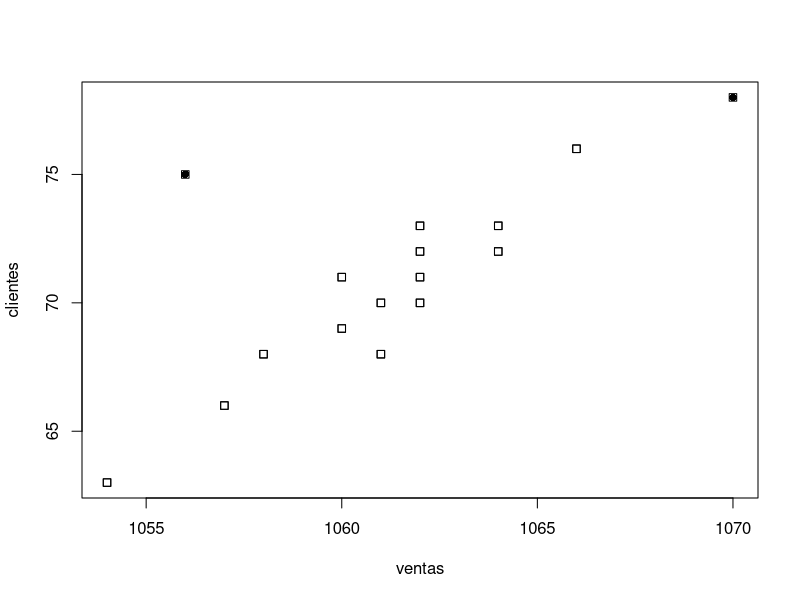
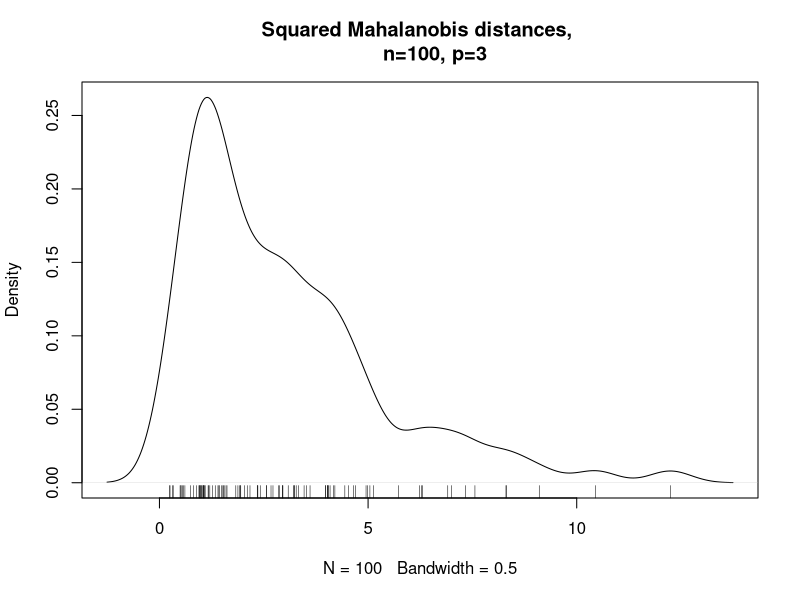
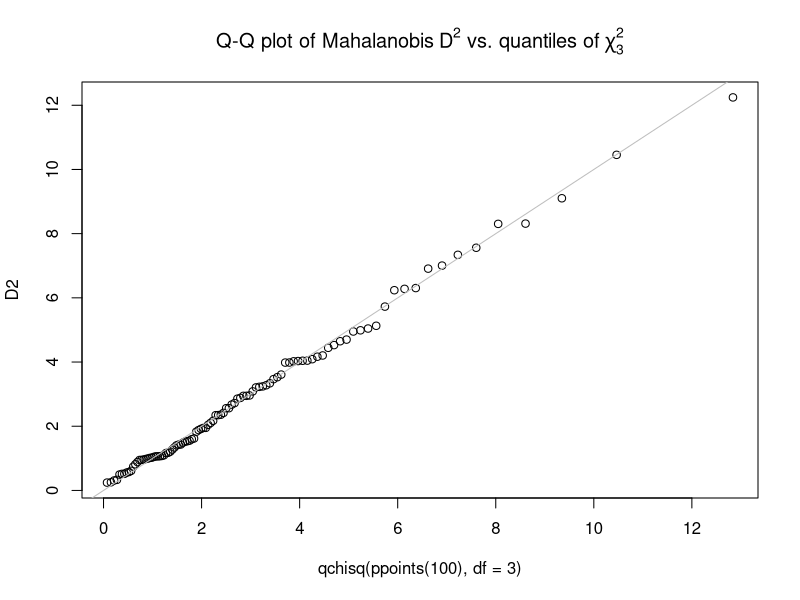
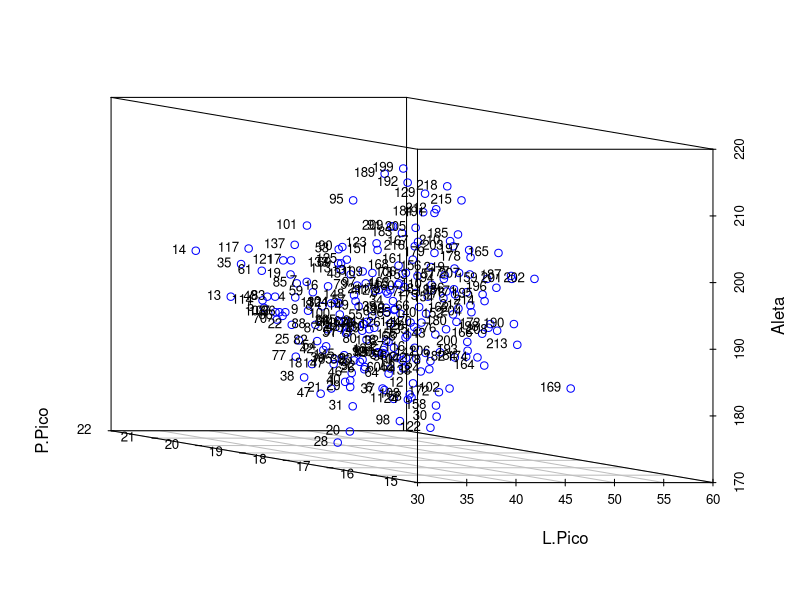
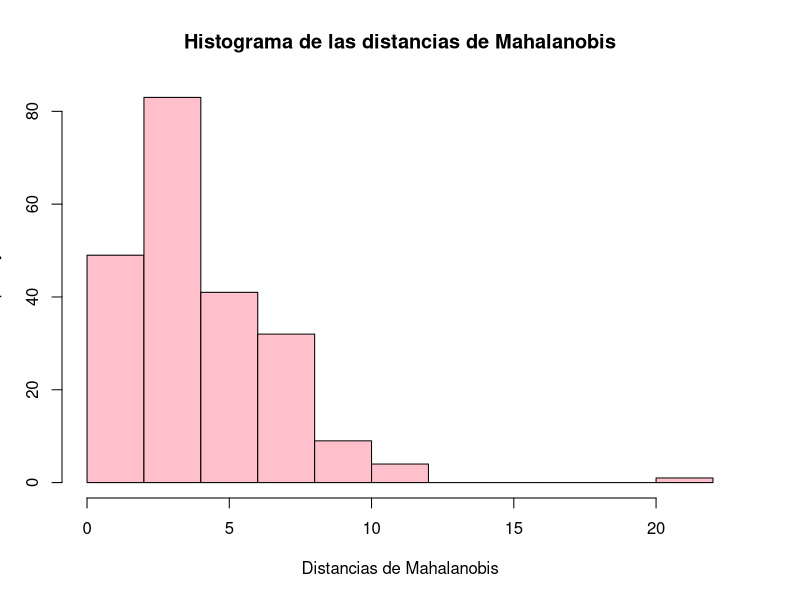
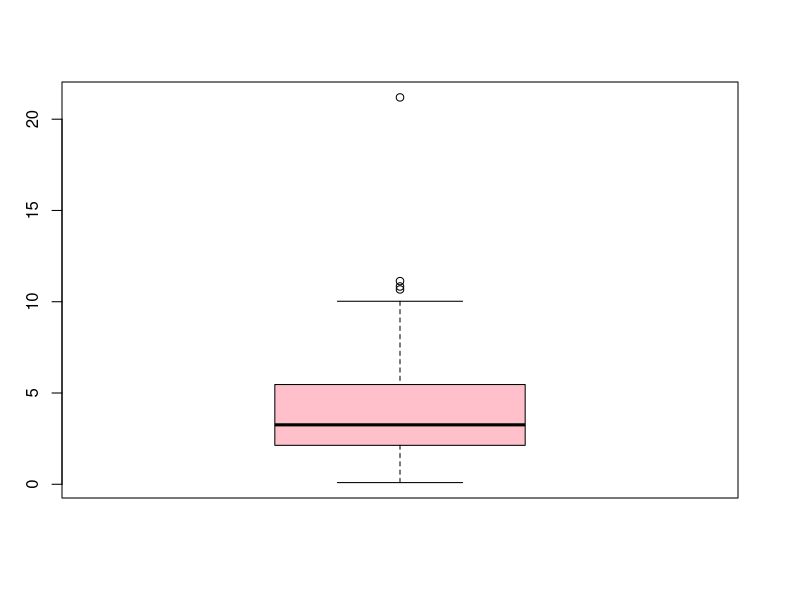
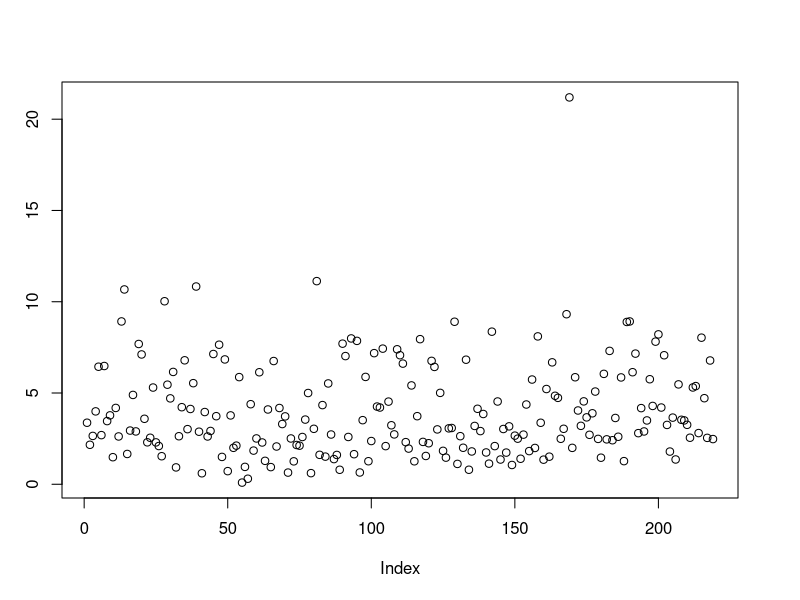
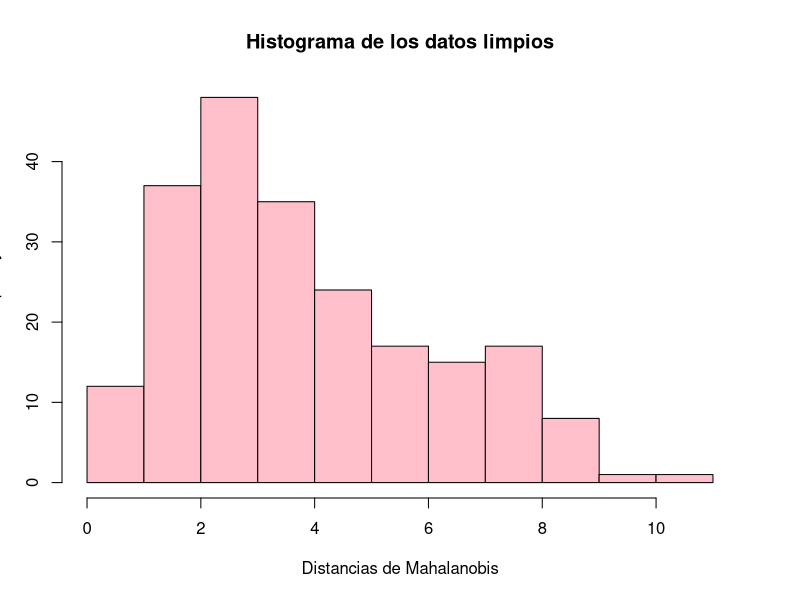

The R source for these figures, in order:
## ---- chunk 1
knitr::opts_chunk$set(echo = TRUE)
## ---- chunk 2
# Cargar los datos
ventas= c( 1054, 1057, 1058, 1060, 1061, 1060, 1061, 
           1062, 1062, 1064, 1062, 1062, 1064, 1056, 
           1066, 1070)
clientes= c(63, 66, 68, 69, 68, 71, 70, 70, 71, 72, 72, 
            73, 73, 75, 76, 78)
# Utilizamos la función data.frame() para crear 
# un juego de datos en R
datos <- data.frame(ventas ,clientes)
## ---- chunk 3
library(knitr)
dim(datos)
str(datos)
kable(summary(datos))
## ---- chunk 4
num.outliers <- 2
## ---- chunk 5
mah.ordenacion <- order(mahalanobis(datos, colMeans(datos), cov(datos)), decreasing=TRUE)
mah.ordenacion
## ---- chunk 6
outlier2 <- rep(FALSE , nrow(datos))
outlier2[mah.ordenacion[1:num.outliers]] <- TRUE
## ---- chunk 7
colorear.outlier <- outlier2 *16
## ---- chunk 8
plot(datos , pch=0)
points(datos , pch=colorear.outlier)
## ---- chunk 9
require(graphics)
ma <- cbind(1:6, 1:3)
(S <-  var(ma))
mahalanobis(c(0, 0), 1:2, S)
x <- matrix(rnorm(100*3), ncol = 3)
stopifnot(mahalanobis(x, 0, 
                      diag(ncol(x))) == rowSums(x*x))
## ---- chunk 10
Sx <- cov(x)
D2 <- mahalanobis(x, colMeans(x), Sx)
## ---- chunk 11
plot(density(D2, bw = 0.5),
     main="Squared Mahalanobis distances, 
     n=100, p=3") ; rug(D2)
## ---- chunk 12
qqplot(qchisq(ppoints(100), df = 3), D2,
       main = expression("Q-Q plot of Mahalanobis" * ~D^2 *
                           " vs. quantiles of" * ~ chi[3]^2))
abline(0, 1, col = 'gray')
## ---- chunk 13
library(palmerpenguins)
datos = as.data.frame(penguins)
#Quito valores faltantes
datos = datos[is.na(datos$bill_length_mm)==F,]
#Se extraen todos los pingüinos de la especie Gentoo debido a que los de la especie
#Chinstrap y Adelie presentan cierta homogeneidad entre si, mientras que los de Gentoo se
#Logran diferenciar muy bien de ellos.
datos = datos[datos$species!="Gentoo" ,]
#Se cambian los nombres de las filas despues de remover a los pinguinos de la especie Gentoo
row.names(datos) = 1:nrow(datos)
#Extraigo unicamente las variables numericas continuas
datos = datos[,c(3,4,5,6)]
#Cambio el nombre de las columnas
names(datos) = c("L.Pico","P.Pico","Aleta","Masa")
kable(head(datos))

## ---- chunk 14
#Reviso la dimension de la matriz procesada
dim(datos) 
names(datos)
str(datos)
## ---- chunk 15
library(scatterplot3d)
zz <- scatterplot3d(x = datos[,1], y = datos[,2], z = datos[,3], 
                    xlab = "L.Pico", ylab = "P.Pico", zlab = "Aleta", 
                    pch = 1, color = "blue", grid =TRUE,
                    angle = 170)
zz.coords <- zz$xyz.convert(datos[,1], datos[,2], datos[,3]) 
text(zz.coords$x, 
     zz.coords$y,             
     labels = row.names(datos),               
     cex = .8, 
     pos = 2)  
## ---- chunk 16
datosmahal = mahalanobis(datos,center = colMeans(datos), cov = cov(datos))
## ---- chunk 17
hist(datosmahal,col = "Pink",main = "Histograma de las distancias de Mahalanobis",
     xlab = "Distancias de Mahalanobis") 
## ---- chunk 18
boxplot(datosmahal,col = "pink") 
## ---- chunk 19
plot(datosmahal) 
## ---- chunk 20
dmsa = order(datosmahal,decreasing = T)[1:4]
dmsa
## ---- chunk 21
limpios = datosmahal[-dmsa]
## ---- chunk 22
hist(limpios,col = "Pink", main = "Histograma de los datos limpios",xlab =  "Distancias de Mahalanobis")
## ---- chunk 23
boxplot(limpios, col = "pink")
## ---- chunk 24
plot(limpios)
